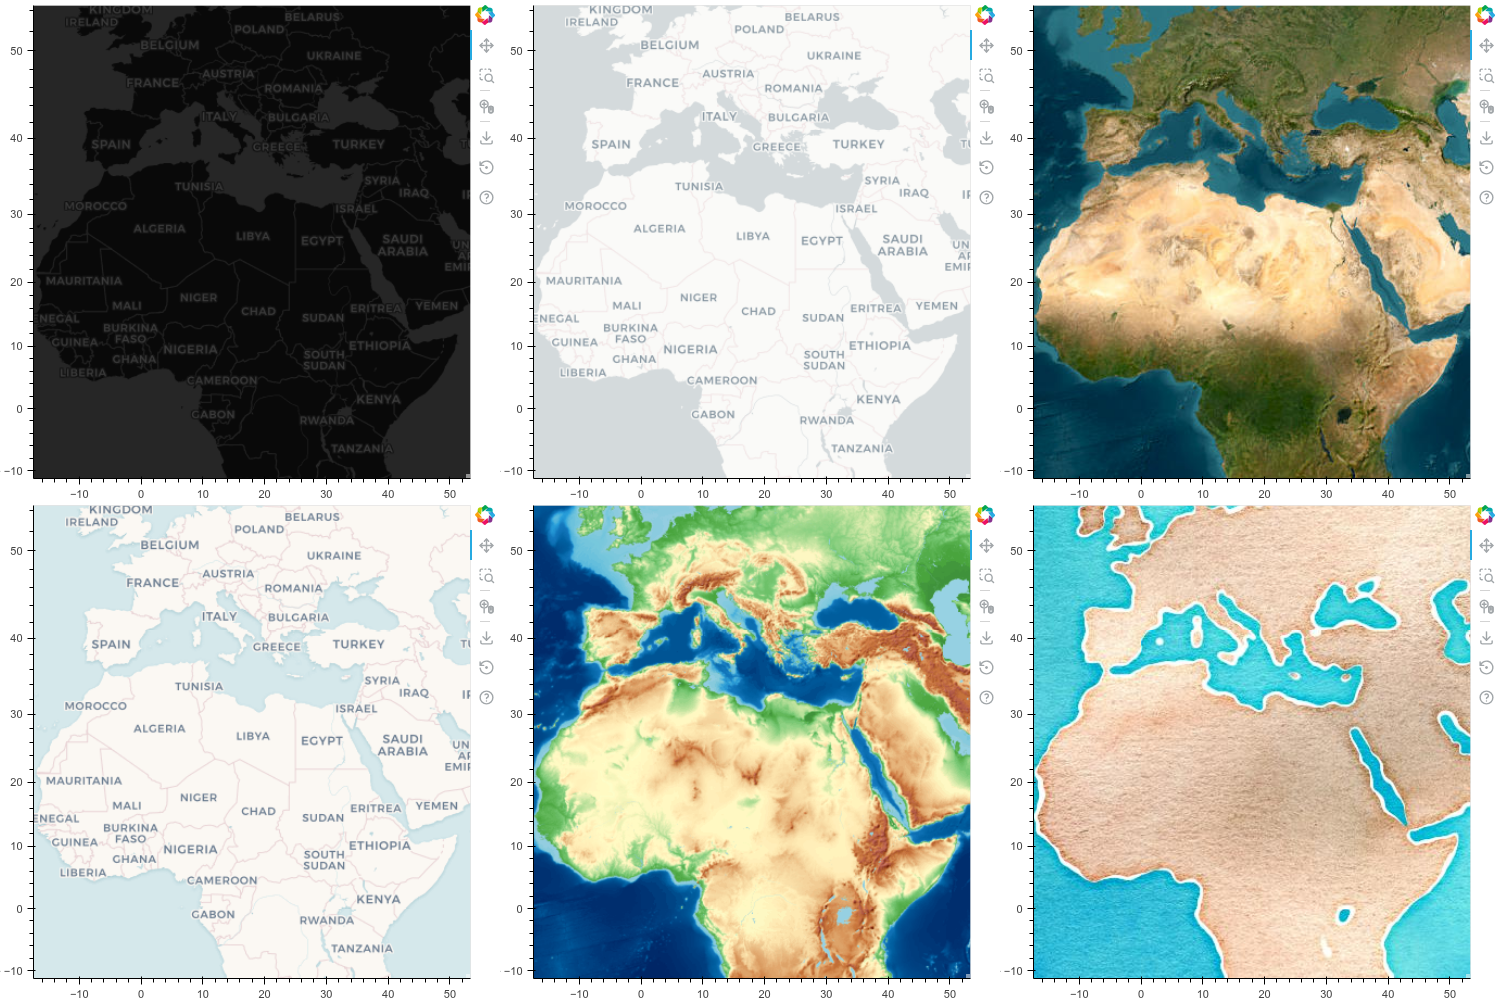

Reproduce this figure in Python.
from bokeh.models import WMTSTileSource
from bokeh.plotting import figure, show
from bokeh_rocks import save_plot
from bokeh.layouts import column, row
def make_p():
    p = figure(x_range=(-2000000, 6000000), y_range=(-1000000, 7000000),
            x_axis_type="mercator", y_axis_type="mercator", width=500, height=500,
            )
    p.grid.visible = False
    return p

p = make_p()
p2 = make_p()
p3 = make_p()
p4 = make_p()
p5 = make_p()
p6 = make_p()

dark_url1 = "https://basemaps.cartocdn.com/dark_all/{Z}/{X}/{Y}.png"
dark_url2 = "https://basemaps.cartocdn.com/light_all/{Z}/{X}/{Y}.png"
dark_url3 = "https://services.arcgisonline.com/ArcGIS/rest/services/World_Imagery/MapServer/tile/{Z}/{Y}/{X}"
dark_url4 = "https://basemaps.cartocdn.com/rastertiles/voyager/{Z}/{X}/{Y}.png"
dark_url5 = "https://a.tile.opentopomap.org/{Z}/{X}/{Y}.png"
dark_url6 = "https://watercolormaps.collection.cooperhewitt.org/tile/watercolor/{z}/{x}/{y}.jpg"


tile_provider1 = WMTSTileSource(url=dark_url1)
tile_provider2 = WMTSTileSource(url=dark_url2)
tile_provider3 = WMTSTileSource(url=dark_url3)
tile_provider4 = WMTSTileSource(url=dark_url4)
tile_provider5 = WMTSTileSource(url=dark_url5)
tile_provider6 = WMTSTileSource(url=dark_url6)
p.add_tile(tile_provider1)
p2.add_tile(tile_provider2)
p3.add_tile(tile_provider3)
p4.add_tile(tile_provider4)  
p5.add_tile(tile_provider5)
p6.add_tile(tile_provider6)
lay = column(row(p,p2,p3),row(p4,p5,p6))    
show(lay)
save_plot(lay, "output/tiles_08")
